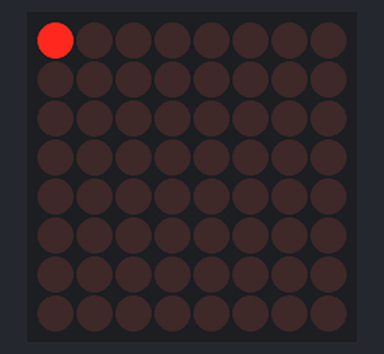
The sketch below on a simulated Arduino Uno, built with avr-gcc and run on an emulated ATmega328P. Parts: 8×8 LED matrix. Random numbers use the default seed unless the sketch sets one.

Above: at 0.1 s.
At 1.6 s:
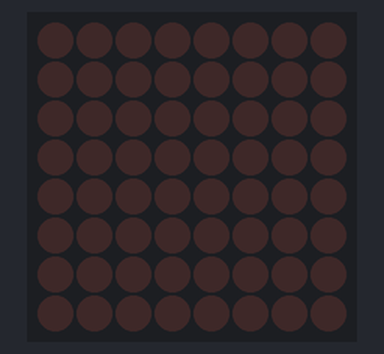

The sketch:

snjek_1.ino
```cpp
// More info about the library: http://wayoda.github.io/LedControl/
#include "LedControl.h"

/*
 Now we need a LedControl to work with.
 ***** These pin numbers will probably not work with your hardware *****
 pin 12 is connected to the DataIn
 pin 11 is connected to LOAD(CS)
 pin 10 is connected to the CLK
 We have only a single MAX72XX.
 */
LedControl lc=LedControl(12,10,11,1); // we create an instance of type LedControl

/* we always wait a bit between updates of the display */
const int SW_pin = 2; // digital pin connected to switch output
const int X_pin = 0; // analog pin connected to X output
const int Y_pin = 1; // analog pin connected to Y output
unsigned long delaytime1=500;
unsigned long delaytime2=50;
byte snake_vector[64][2];
byte matrixSize=64;
byte manzana[2];
int longitud = 1;
int X = 0;
int Y = 0;


void setup() {
  pinMode(SW_pin, INPUT);
  digitalWrite(SW_pin, HIGH);
  Serial.begin(9600);
  /*genera la semilla para las coordenadas de la manzana*/
  randomSeed(analogRead(5));
  /*
   The MAX72XX is in power-saving mode on startup,
   we have to do a wakeup call
   */
  lc.shutdown(0,false);
  /* Set the brightness to a medium values */
  lc.setIntensity(0,4);
  /* and clear the display */
  lc.clearDisplay(0);


  /*inicializamos la manzana*/
  manzana[0]=random(8);
  manzana[1]=random(8);

  /*Inicializamos la serpiente */
  snake_vector[0][0] = 0;
  snake_vector[0][1] = 0;
  for(int i=1; i<matrixSize; i++)
    {
      snake_vector[i][0] = 255;
      snake_vector[i][1] = 255;
    }
}


void loop() {


 /*representamos la manzana*/
 /*lc.setLed(0,manzana[0], manzana[1],1);


 /* Representamos la serpiente */

  for(int i=0; i<matrixSize; i++)
  {

    /*se definen las coordenadas de la serpiente y se representa*/

    lc.setLed(0,snake_vector[i][0],snake_vector[i][1],1);
    /* elimina los puntos encendidos en la cola de la serpiente a partir del segundo bucle*/
    delay(delaytime1);
    if(i>0)
    {
      lc.setLed(0,snake_vector[i-longitud][0], snake_vector[i-longitud][1],0);
    }
    delay(delaytime1);
    /*si la cabeza de la serpiente esta en las mismas coordenadas que la manzana longitud aumenta por uno*/
    //if(manzana[0]==snake_vector[i][0] && manzana[1]==snake_vector[i][1])
    /*si la serpiente alcanza su longitud máxima se sale del bucle for*/
    if(snake_vector[i][0] > matrixSize)
    {
      break;
    }
  }
}
```

Measured:
- what the display in image 1 shows lasts 0.5 s, from 1.5 s to 2.0 s
